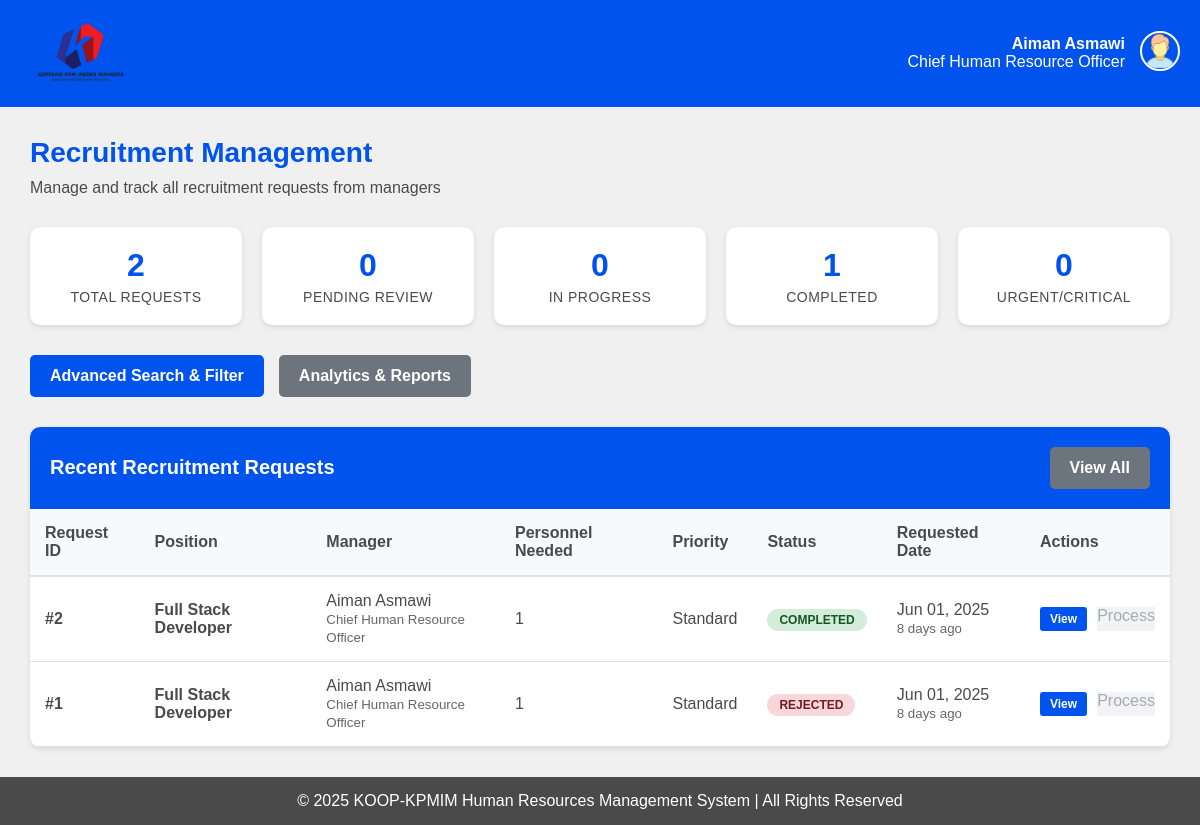
The app's page /hr/recruitment/ (signed in) with its own data.
### HRMS/models.py (models this page shows, shortened)
class HR(models.Model):
    id = models.TextField(primary_key=True)
    password = models.TextField(default='')
    staffid = models.ForeignKey(STAFF, on_delete=models.CASCADE, default='')

class STAFF(models.Model):
    id = models.TextField(primary_key=True, max_length=12)
    name = models.TextField(default='')
    position = models.TextField(default='')
    phone = models.TextField(default='')
    email = models.EmailField(default='')
    password = models.TextField(default='')
    STATUS = [
        ('',''),
        ('Married','married'),
        ('Single','single'),
    ]
    status = models.TextField(choices=STATUS, default='')
    GENDER = [
        ('',''),
        ('Male', 'male'),
        ('Female', 'female'),
    ]
    gender = models.TextField(choices=GENDER, default='')
    date_of_birth = models.DateField()
    bank_number = models.TextField(default='')
    emergency_contact = models.TextField(default='')

class RECRUITMENT(models.Model):
    id = models.AutoField(primary_key=True)
    position = models.TextField(default='')
    reason = models.TextField(default='')
    total_personnel = models.IntegerField(default=1)
    STATUS_CHOICES = [
        ('Pending', 'pending'),
        ('Under Review', 'under_review'),
        ('Approved', 'approved'),
        ('In Progress', 'in_progress'),
        ('Completed', 'completed'),
        ('Rejected', 'rejected'),
        ('On Hold', 'on_hold'),
        ('More Info Needed', 'more_info_needed'),
    ]
    status = models.TextField(choices=STATUS_CHOICES, default='Pending')
    PRIORITY_CHOICES = [
        ('Low', 'low'),
        ('Standard', 'standard'),
        ('High', 'high'),
        ('Urgent', 'urgent'),
        ('Critical', 'critical'),
    ]
    priority = models.TextField(choices=PRIORITY_CHOICES, default='Standard')
    requested_date = models.DateTimeField(auto_now_add=True, null=True, blank=True)
    target_start_date = models.DateField(null=True, blank=True)
    expected_completion_date = models.DateField(null=True, blank=True)
    TIMELINE_CHOICES = [
        ('1-2 weeks', '1-2 weeks'),
        ('2-4 weeks', '2-4 weeks'),
        ('1-2 months', '1-2 months'),
        ('2-3 months', '2-3 months'),
        ('3+ months', '3+ months'),
    ]
    expected_timeline = models.TextField(choices=TIMELINE_CHOICES, default='2-4 weeks')
    job_description = models.TextField(blank=True, default='')
    required_qualifications = models.TextField(blank=True, default='')
    preferred_qualifications = models.TextField(blank=True, default='')
    salary_range_min = models.DecimalField(max_digits=10, decimal_places=2, null=True, blank=True)
    salary_range_max = models.DecimalField(max_digits=10, decimal_places=2, null=True, blank=True)
    EMPLOYMENT_TYPE_CHOICES = [
        ('Full-time', 'full_time'),
        ('Part-time', 'part_time'),
        ('Contract', 'contract'),
        ('Temporary', 'temporary'),
        ('Internship', 'internship'),
    ]
    employment_type = models.TextField(choices=EMPLOYMENT_TYPE_CHOICES, default='Full-time')
    department = models.TextField(blank=True, default='')
    work_location = models.TextField(blank=True, default='')
    REMOTE_WORK_CHOICES = [
        ('On-site', 'on_site'),
        ('Remote', 'remote'),
        ('Hybrid', 'hybrid'),
    ]
    remote_work_option = models.TextField(choices=REMOTE_WORK_CHOICES, default='On-site')
    business_justification = models.TextField(blank=True, default='')
    budget_allocated = models.DecimalField(max_digits=12, decimal_places=2, null=True, blank=True)
    JUSTIFICATION_TYPE_CHOICES = [
        ('New Position', 'new_position'),
        ('Replacement', 'replacement'),
        ('Expansion', 'expansion'),
        ('Temporary Cover', 'temporary_cover'),
        ('Project Based', 'project_based'),
    ]
    justification_type = models.TextField(choices=JUSTIFICATION_TYPE_CHOICES, default='New Position')
    managerid = models.ForeignKey('MANAGER', on_delete=models.CASCADE)
    assigned_hr = models.ForeignKey('HR', on_delete=models.SET_NULL, null=True, blank=True)
    last_updated = models.DateTimeField(auto_now=True)
    updated_by = models.ForeignKey('HR', on_delete=models.SET_NULL, null=True, blank=True, related_name='recruitment_updates')
    is_confidential = models.BooleanField(default=False)
    external_posting_allowed = models.BooleanField(default=True)
    @property
    def days_since_request(self):
        return (timezone.now().date() - self.requested_date.date()).days
    @property
    def is_urgent(self):
        return self.priority in ['Urgent', 'Critical'] or self.days_since_request > 30
    class Meta:
        ordering = ['-requested_date']
        verbose_name = 'Recruitment Request'
        verbose_name_plural = 'Recruitment Requests'

class MANAGER(models.Model):
    id = models.TextField(primary_key=True)
    password = models.TextField(default='')
    staffid = models.ForeignKey(STAFF, on_delete=models.CASCADE)

### HRMS/views.py (the view)
# urls.py: path('hr/recruitment/', views.recruitment_list, name='hr_recruitment'),
def recruitment_list(request):
    if not request.session.get('user_type') == 'hr':
        request.session.flush()
        messages.error(request, "You do not have permission to view this page. Please login again")
        return redirect('login')
    try:
        hr_id = request.session.get('user_id')
        hr = HR.objects.get(id=hr_id)
        total_requests = RECRUITMENT.objects.count()
        pending_count = RECRUITMENT.objects.filter(status='Pending').count()
        in_progress_count = RECRUITMENT.objects.filter(status__in=['Under Review', 'In Progress', 'Approved']).count()
        completed_count = RECRUITMENT.objects.filter(status='Completed').count()
        urgent_count = RECRUITMENT.objects.filter(priority__in=['Urgent', 'Critical']).count()
        recruitment_requests = RECRUITMENT.objects.select_related(
            'managerid__staffid'
        ).order_by('-requested_date')[:10]
        paginator = Paginator(recruitment_requests, 10)
        page_number = request.GET.get('page', 1)
        recruitment_requests = paginator.get_page(page_number)
        context = {
            'hr': hr,
            'recruitment_requests': recruitment_requests,
            'total_requests': total_requests,
            'pending_count': pending_count,
            'in_progress_count': in_progress_count,
            'completed_count': completed_count,
            'urgent_count': urgent_count,
        }
        return render(request, 'hr/recruitment.html', context)
    except HR.DoesNotExist:
        messages.error(request, "HR user not found. Please login again")
        return redirect('login')
    except Exception as e:
        messages.error(request, f"An error occurred: {str(e)}")
        return redirect('hrmenu')

### HRMS/templates/hr/recruitment.html (shortened to what this page needs)
{% load static %}
<!DOCTYPE html>
<html lang="en">
<head>
</head>
<body>
    <header>
        <a href="{% url 'hrmenu' %}">
            <img src="{% static 'img/logo.png' %}" alt="KOOP-KPMIM Logo" class="logo">
        </a>
        <div class="header-right">
            <div class="user-info">
                <div><strong>{{ hr.staffid.name }}</strong></div>
                <div>{{ hr.staffid.position }}</div>
            </div>
            <div class="user-dropdown">
                <img src="{% static 'img/user.png' %}" alt="User Profile" class="user-image" onclick="toggleDropdown()">
            </div>
        </div>
    </header>
    <main>
        <h1>Recruitment Management</h1>
        <p class="page-subtitle">Manage and track all recruitment requests from managers</p>
        <div class="stats-container">
            <div class="stat-card">
                <div class="stat-number">{{ total_requests }}</div>
                <div class="stat-label">Total Requests</div>
            </div>
            <div class="stat-card">
                <div class="stat-number">{{ pending_count }}</div>
                <div class="stat-label">Pending Review</div>
            </div>
            <div class="stat-card">
                <div class="stat-number">{{ in_progress_count }}</div>
                <div class="stat-label">In Progress</div>
            </div>
            <div class="stat-card">
                <div class="stat-number">{{ completed_count }}</div>
                <div class="stat-label">Completed</div>
            </div>
            <div class="stat-card">
                <div class="stat-number">{{ urgent_count }}</div>
                <div class="stat-label">Urgent/Critical</div>
            </div>
        </div>
        <div class="action-buttons">
            <a href="{% url 'hr_recruitment_search' %}" class="btn btn-primary">
                Advanced Search & Filter
            </a>
            <a href="{% url 'recruitment_analytics' %}" class="btn btn-secondary">
                Analytics & Reports
            </a>
        </div>
        <div class="requests-section">
            <div class="section-header">
                <h2 class="section-title">Recent Recruitment Requests</h2>
                <a href="{% url 'hr_recruitment_search' %}" class="btn btn-secondary" style="margin: 0;">View All</a>
            </div>
            {% if recruitment_requests %}
            <div class="table-container">
                <table>
                    <thead>
                        <tr>
                            <th>Request ID</th>
                            <th>Position</th>
                            <th>Manager</th>
                            <th>Personnel Needed</th>
                            <th>Priority</th>
                            <th>Status</th>
                            <th>Requested Date</th>
                            <th>Actions</th>
                        </tr>
                    </thead>
                    <tbody>
                        {% for request in recruitment_requests %}
                        <tr>
                            <td><strong>#{{ request.id }}</strong></td>
                            <td>
                                <strong>{{ request.position }}</strong>
                            </td>
                            <td>
                                {{ request.managerid.staffid.name }}<br>
                                <small style="color: #666;">{{ request.managerid.staffid.position }}</small>
                            </td>
                            <td>{{ request.total_personnel }}</td>
                            <td>
                                <span class="{% if request.priority == 'High' %}priority-high{% elif request.priority == 'Urgent' %}priority-urgent{% elif request.priority == 'Critical' %}priority-critical{% endif %}">
                                    {{ request.priority }}
                                </span>
                            </td>
                            <td>
                                <span class="status-badge {% if request.status == 'Pending' %}status-pending{% elif request.status == 'Approved' %}status-approved{% elif request.status == 'Rejected' %}status-rejected{% elif request.status == 'Completed' %}status-completed{% else %}status-in-progress{% endif %}">
                                    {{ request.status }}
                                </span>
                            </td>
                            <td>
                                {{ request.requested_date|date:"M d, Y" }}<br>
                                <small style="color: #666;">{{ request.days_since_request }} days ago</small>
                            </td>
                            <td>
                                <div class="action-links">
                                    <a href="{% url 'hr_recruitment_details' request.id %}" class="btn-view">View</a>
                                    {% if request.status == 'Completed' or request.status == 'Rejected' %}
                                        <span class="btn-process disabled" title="Cannot process {{ request.status|lower }} requests">Process</span>
                                    {% else %}
                                        <a href="{% url 'hr_recruitment_process' request.id %}" class="btn-process">Process</a>
                                    {% endif %}
                                </div>
                            </td>
                        </tr>
                        {% endfor %}
                    </tbody>
                </table>
            </div>
            {% else %}
            <div class="empty-state">
                <h3>No Recruitment Requests</h3>
                <p>There are currently no recruitment requests to display.</p>
            </div>
            {% endif %}
        </div>
    </main>
    <footer>
        <p>&copy; 2025 KOOP-KPMIM Human Resources Management System | All Rights Reserved</p>
    </footer>
</body>
</html>

### HRMS/templates/hr/recruitment.html (style rules this page uses)
:root { --primary-color: #F0F0F0; --secondary-color: #0053ED; --accent-color: #E90000; --text-color: #4A4A4A; }
* { margin: 0; padding: 0; box-sizing: border-box; font-family: Arial, sans-serif; }
body { background-color: var(--primary-color); color: var(--text-color); min-height: 100vh; display: flex; flex-direction: column; }
header { background-color: var(--secondary-color); color: white; padding: 20px; display: flex; justify-content: space-between; align-items: center; }
.logo { width: 120px; height: auto; }
.header-right { display: flex; align-items: center; }
.user-info { margin-right: 15px; text-align: right; }
.user-dropdown { position: relative; display: inline-block; }
.user-image { width: 40px; height: 40px; border-radius: 50%; cursor: pointer; border: 2px solid white; }
main { flex: 1; padding: 30px; max-width: 1400px; margin: 0 auto; width: 100%; }
h1 { color: var(--secondary-color); margin-bottom: 10px; font-size: 28px; }
.page-subtitle { color: var(--text-color); margin-bottom: 30px; font-size: 16px; }
.stats-container { display: grid; grid-template-columns: repeat(auto-fit, minmax(200px, 1fr)); gap: 20px; margin-bottom: 30px; }
.stat-card { background: white; border-radius: 10px; padding: 20px; box-shadow: 0 2px 5px rgba(0,0,0,0.1); text-align: center; transition: transform 0.2s; }
.stat-number { font-size: 32px; font-weight: bold; color: var(--secondary-color); margin-bottom: 5px; }
.stat-label { font-size: 14px; color: var(--text-color); text-transform: uppercase; letter-spacing: 0.5px; }
.action-buttons { display: flex; gap: 15px; margin-bottom: 30px; flex-wrap: wrap; }
.btn { padding: 12px 20px; border: none; border-radius: 5px; cursor: pointer; text-decoration: none; font-weight: bold; transition: all 0.2s; display: inline-flex; align-items: center; gap: 8px; }
.btn-primary { background-color: var(--secondary-color); color: white; }
.btn-secondary { background-color: #6c757d; color: white; }
.requests-section { background: white; border-radius: 10px; box-shadow: 0 2px 5px rgba(0,0,0,0.1); overflow: hidden; }
.section-header { background-color: var(--secondary-color); color: white; padding: 20px; display: flex; justify-content: space-between; align-items: center; }
.section-title { font-size: 20px; font-weight: bold; }
.table-container { overflow-x: auto; }
table { width: 100%; border-collapse: collapse; }
th { background-color: #f8f9fa; padding: 15px; text-align: left; font-weight: bold; color: var(--text-color); border-bottom: 2px solid #dee2e6; }
td { padding: 15px; border-bottom: 1px solid #dee2e6; }
.status-badge { padding: 4px 12px; border-radius: 20px; font-size: 12px; font-weight: bold; text-transform: uppercase; }
.status-rejected { background-color: #f8d7da; color: #721c24; }
.status-completed { background-color: #d4edda; color: #155724; }
.action-links { display: flex; gap: 10px; }
.action-links a { padding: 5px 10px; border-radius: 3px; text-decoration: none; font-size: 12px; font-weight: bold; transition: all 0.2s; }
.btn-view { background-color: var(--secondary-color); color: white; }
.btn-process { background-color: #28a745; color: white; }
.btn-process.disabled { background-color: #e9ecef; color: #6c757d; cursor: not-allowed; opacity: 0.6; pointer-events: none; }
footer { background-color: var(--text-color); color: white; text-align: center; padding: 15px; margin-top: auto; }

### records on screen
HR: staffid.name "Aiman Asmawi", staffid.position "Chief Human Resource Officer"
RECRUITMENT: id "2", position "Full Stack Developer", managerid.staffid.name "Aiman Asmawi", managerid.staffid.position "Chief Human Resource Officer", total_personnel "1", priority "Standard", status "COMPLETED", requested_date "Jun 01, 2025", days_since_request "8"
RECRUITMENT: id "1", position "Full Stack Developer", managerid.staffid.name "Aiman Asmawi", managerid.staffid.position "Chief Human Resource Officer", total_personnel "1", priority "Standard", status "REJECTED", requested_date "Jun 01, 2025", days_since_request "8"

### other values on screen
{{ total_requests }} "2"
{{ pending_count }} "0"
{{ in_progress_count }} "0"
{{ completed_count }} "1"
{{ urgent_count }} "0"
